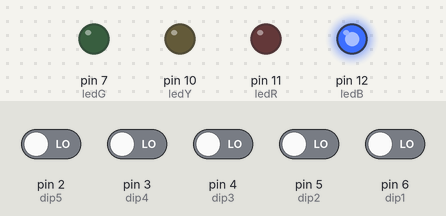
The sketch below on a simulated Arduino Uno, built with avr-gcc and run on an emulated ATmega328P. On the bench: output pins drawn as LEDs (lit = HIGH). The inputs (shaded band) are chosen by the test bench; at power-on: pin 2 (dip5), pin 3 (dip4), pin 4 (dip3), pin 5 (dip2), pin 6 (dip1) LOW. What the sketch prints to the serial monitor is not drawn.

Above: at 0.01 s.
At 0.41 s:
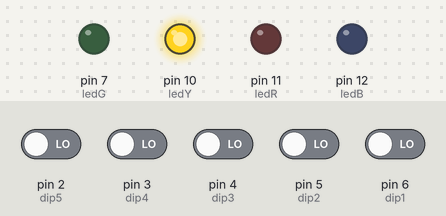
At 0.8 s:
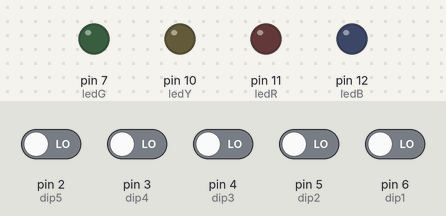
Timing chart, 0 to 2.3 s (numbered marks = the images above):
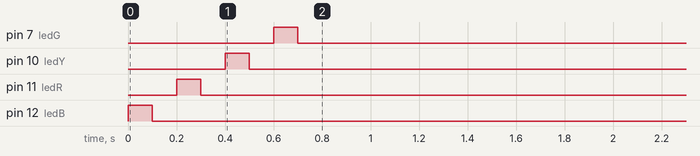

The sketch:

IR_bodycheck.ino
```cpp
int dip1 = 6;
int dip2 = 5;
int dip3 = 4;
int dip4 = 3;
int dip5 = 2;

int ledB = 12;
int ledR = 11;
int ledY = 10;
int ledG = 7;


void setup() {

  for(int x = 2; x < 7; x++){
  	pinMode(x, INPUT);
  }

  pinMode(ledB, OUTPUT);
  pinMode(ledR, OUTPUT);
  pinMode(ledY, OUTPUT);
  pinMode(ledG, OUTPUT);

  Serial.begin(9600);

  LEDcheck();


}

void loop() {

	int state1 = digitalRead(dip1);
	int state2 = digitalRead(dip2);
	int state3 = digitalRead(dip3);
	int state4 = digitalRead(dip4);
	int state5 = digitalRead(dip5);

	Serial.print(state1);
	Serial.print("\t");
	Serial.print(state2);
	Serial.print("\t");
	Serial.print(state3);
	Serial.print("\t");
	Serial.print(state4);
	Serial.print("\t");
	Serial.println(state5);


}


void LEDcheck(){
	digitalWrite(ledB, HIGH);
  	delay(100);
  	digitalWrite(ledB,LOW);
  	delay(100);
  	digitalWrite(ledR, HIGH);
  	delay(100);
  	digitalWrite(ledR,LOW);
  	delay(100);
  	digitalWrite(ledY, HIGH);
  	delay(100);
  	digitalWrite(ledY,LOW);
  	delay(100);
  	digitalWrite(ledG, HIGH);
  	delay(100);
  	digitalWrite(ledG,LOW);
  	delay(100);

}
```
